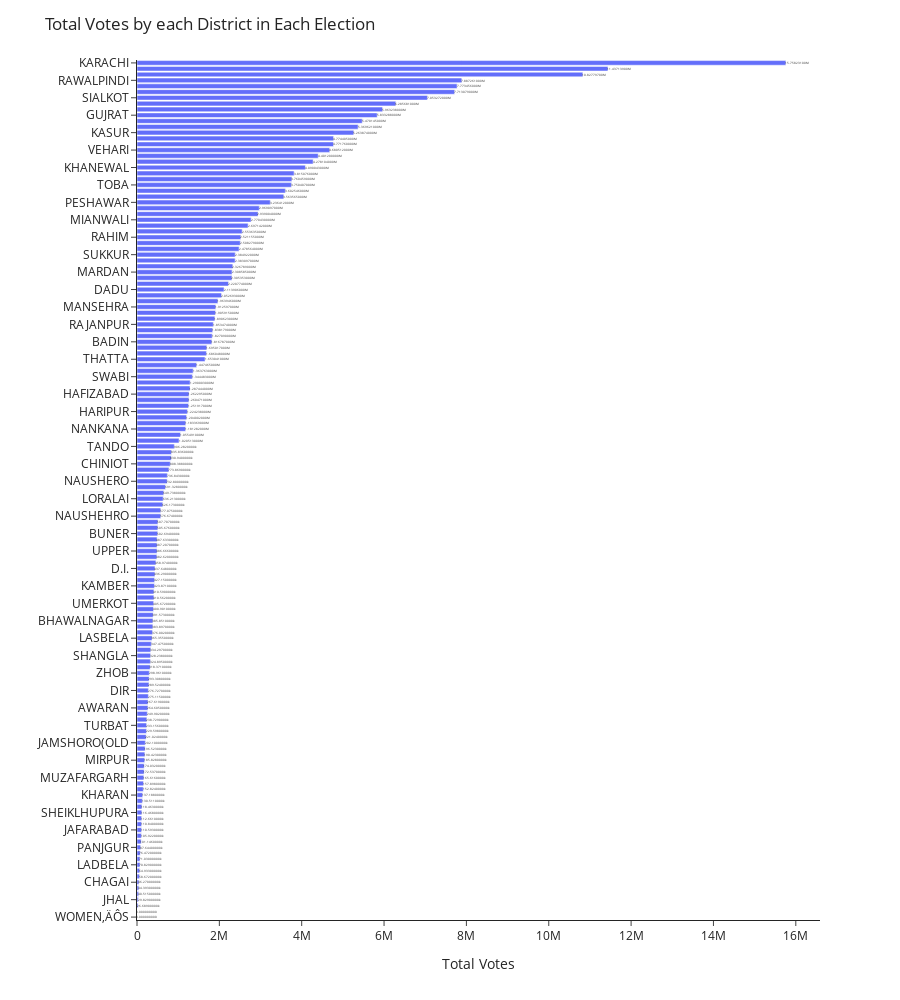

Notebook cell for this chart:
### Code cell
df = total_votes_df.sort_values(by='Votes')

fig3 = px.bar(df, x='Votes', y='District', text='Votes', orientation='h')
fig3.update_traces(texttemplate='%{text:.10s}', textposition='outside')

fig3.update_layout(template='simple_white', title='Total Votes by each District in Each Election', height=1000, xaxis=dict(title='Total Votes'), yaxis=dict(title=''))
fig3.show()

### Figure 1 — Plotly figure (JSON) as saved in the notebook; plotly's stock layout.template omitted (floating-point values rounded to 4 significant figures; data arrays with more than 128 entries replaced by an {"elided": "..."} marker saying what was removed)
{"data": [{"alignmentgroup": "True", "hovertemplate": "Votes=%{text}<br>District=%{y}<extra></extra>", "legendgroup": "", "marker": {"color": "#636efa", "pattern": {"shape": ""}}, "name": "", "offsetgroup": "", "orientation": "h", "showlegend": false, "text": {"elided": "148 int values"}, "textposition": "outside", "texttemplate": "%{text:.10s}", "type": "bar", "x": {"elided": "148 int values"}, "xaxis": "x", "y": {"elided": "148 str values"}, "yaxis": "y"}], "layout": {"barmode": "relative", "height": 1000, "legend": {"tracegroupgap": 0}, "margin": {"t": 60}, "title": {"text": "Total Votes by each District in Each Election"}, "xaxis": {"anchor": "y", "domain": [0, 1], "title": {"text": "Total Votes"}}, "yaxis": {"anchor": "x", "domain": [0, 1], "title": {"text": ""}}}}
